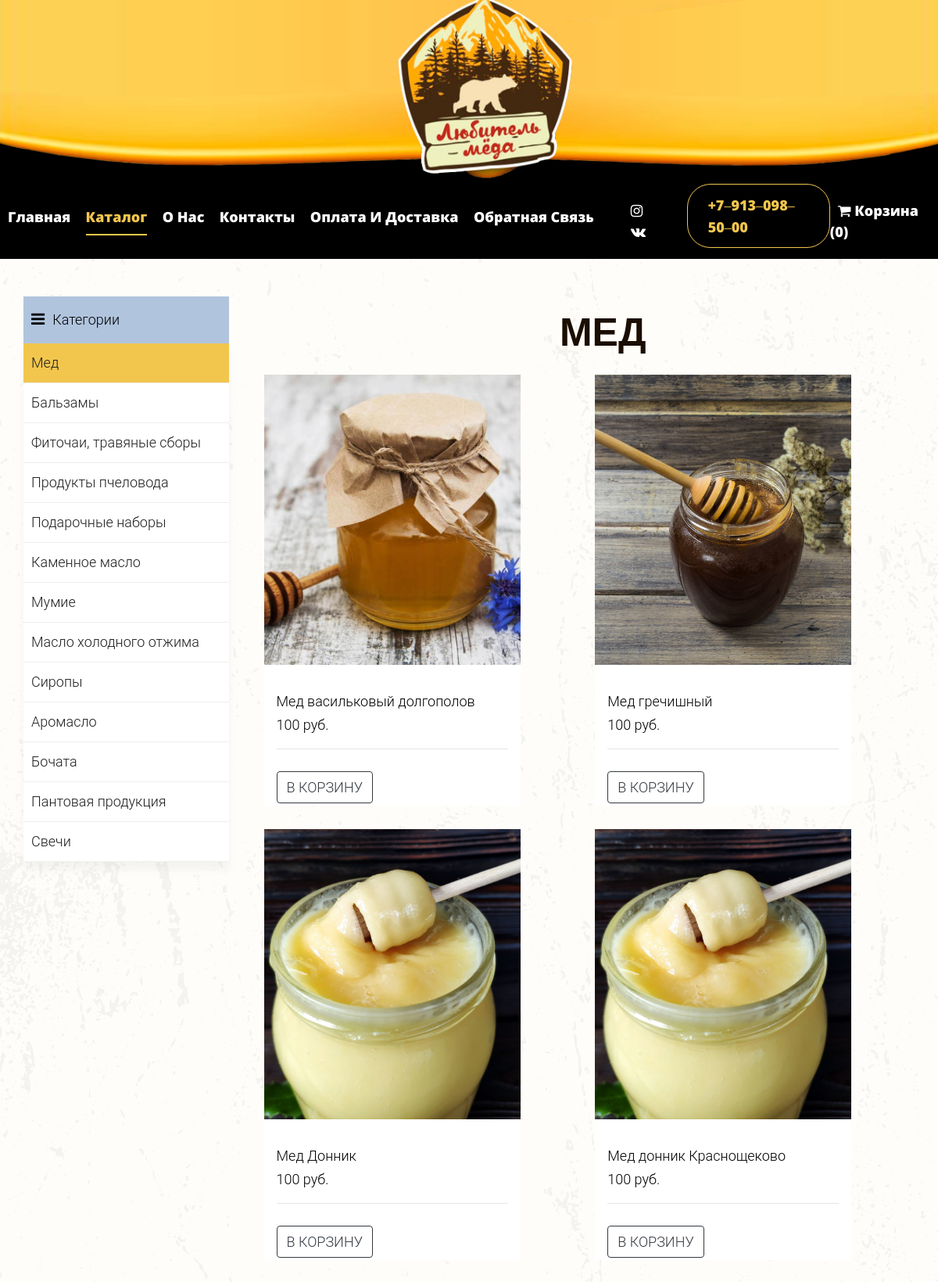
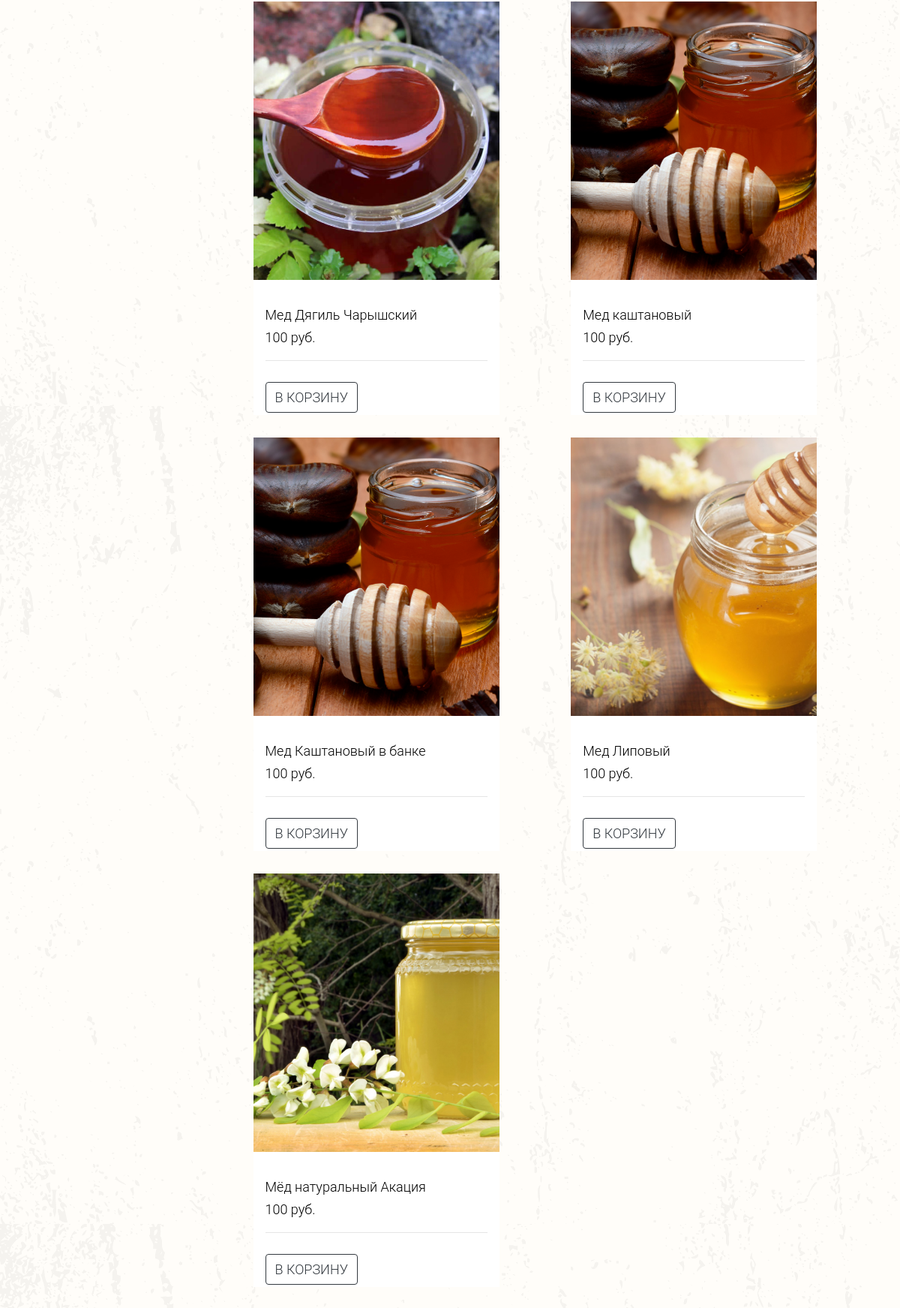
Page /category/1 (upper part) on the committed database (2 pictures, top to bottom).
### tables this page shows
CREATE TABLE `category` (
  `id` int(11) NOT NULL,
  `name` varchar(255) NOT NULL,
  `sort_order` int(11) NOT NULL DEFAULT '0',
  `status` int(11) NOT NULL DEFAULT '1',
  `image` varchar(255) DEFAULT NULL
);

CREATE TABLE `product` (
  `id` int(11) NOT NULL,
  `name` varchar(255) NOT NULL,
  `category_id` int(11) NOT NULL,
  `code` int(11) NOT NULL,
  `price` int(11) NOT NULL,
  `availability` int(11) NOT NULL,
  `image` varchar(11) DEFAULT NULL,
  `description` text NOT NULL,
  `is_popular` int(11) NOT NULL DEFAULT '0',
  `is_new` int(11) NOT NULL DEFAULT '1',
  `status` int(11) NOT NULL DEFAULT '1'
);

### config/routes.php (called while the page is built)
<?php
return array(
    'product/([0-9]+)' => 'product/view/$1',
    'category/([0-9]+)/page-([0-9]+)' => 'catalog/category/$1/$2',
    'category/([0-9]+)' => 'catalog/category/$1',
    'cart/checkout' => 'cart/checkout',
    'cart/deleteAjax/([0-9]+)' => 'cart/deleteAjax/$1',
    'cart/addAjax/([0-9]+)' => 'cart/addAjax/$1',
    'cart' => 'cart/index',
    'user/register' => 'user/register',
    'user/login' => 'user/login',
    'user/logout' => 'user/logout',
    'cabinet' => 'cabinet/index',
    'admin/product/create' => 'adminProduct/create',
    'admin/product/update/([0-9]+)' => 'adminProduct/update/$1',
    'admin/product/delete/([0-9]+)' => 'adminProduct/delete/$1',
    'admin/product' => 'adminProduct/index',
    'admin/category/create' => 'adminCategory/create',
    'admin/category/update/([0-9]+)' => 'adminCategory/update/$1',
    'admin/category/delete/([0-9]+)' => 'adminCategory/delete/$1',
    'admin/category' => 'adminCategory/index',
    'admin/order/update/([0-9]+)' => 'adminOrder/update/$1',
    'admin/order/delete/([0-9]+)' => 'adminOrder/delete/$1',
    'admin/order/view/([0-9]+)' => 'adminOrder/view/$1',
    'admin/order' => 'adminOrder/index',
    'category' => 'catalog/index',
    'admin' => 'admin/index',
    'about' => 'about/index',
    'contacts' => 'contacts/index',
    'delivery' => 'delivery/index',
    'feedback' => 'feedback/index',
    '' => 'site/index',
);

### controllers/CatalogController.php (called while the page is built, shortened)
<?php
include_once ROOT . '/models/category.php';
include_once ROOT . '/models/product.php';
class CatalogController
{
    public function actionCategory($categoryId, $page = 1)
    {
        $categories = Category::getCategoriesList();
        $categoryProducts = Product::getProductsListByCategory($categoryId, $page);
        require_once(ROOT . '/views/catalog/category.php');
        return true;
    }
}

### index.php (called while the page is built, shortened)
<?php
require_once(ROOT . '/components/Router.php');
$router = new Router();
$router->run();

### models/category.php (called while the page is built, shortened)
<?php
class Category
{
    public static function getCategoriesList()
    {
        $db = Db::getConnection();
        $categoryList = array();
        $result = $db->query('SELECT id, name FROM category '
                . 'WHERE status = "1"'
                . 'ORDER BY sort_order ASC');
        $i = 0;
        while($row = $result->fetch()){
            $categoryList[$i]['id'] = $row['id'];
            $categoryList[$i]['name'] = $row['name'];
            $i++;
        }
        return $categoryList;
    }
}

### models/product.php (called while the page is built, shortened)
<?php
class Product
{
    public static function getProductsListByCategory($categoryId = false, $page = 1)
    {
        if ($categoryId) {
            $page = intval($page);
            $offset = ($page - 1) * self::SHOW_BY_DEFAULT;
            $db = DB::getConnection();
            $products = array();
            $result = $db->query("SELECT id, name, price, image FROM product "
                . "WHERE status = '1' AND category_id = '$categoryId' "
                . "ORDER BY id  "
                . "LIMIT " . self::SHOW_BY_DEFAULT
                . ' OFFSET ' . $offset);
            $i = 0;
            while ($row = $result->fetch()) {
                $products[$i]['id'] = $row['id'];
                $products[$i]['name'] = $row['name'];
                $products[$i]['price'] = $row['price'];
                $products[$i]['image'] = $row['image'];
                $i++;
            }
            return $products;
        }
    }
    public static function getImage($id)
    {
        $noImage = 'no-image.jpg';
        $path = '/upload/images/products/';
        $pathToProductImage = $path . $id . '.jpg';
        if (file_exists($_SERVER['DOCUMENT_ROOT'].$pathToProductImage)) {
            return $pathToProductImage;
        }
        return $path . $noImage;
    }
}

### views/catalog/category.php (the view, shortened to what this page needs)
<?php include ROOT . '/views/layouts/header.php'; ?>
<div class="container-fluid py-5 catalog">
    <div class="row">
        <div class="col-lg-3">
            <div class="sidebar-categories">
                <a href="#">
                    <div class="head"><i class="fa fa-bars"></i>Категории</div>
                </a>
                <ul class="main-categories">
                    <?php foreach ($categories as $categoryItem) : ?>
                        <li class=" menu-element current main-nav-list <?php if ($categoryId == $categoryItem['id']) echo 'active'; ?>"><a href="/category/<?php echo $categoryItem['id']; ?>"><?php echo $categoryItem['name']; ?></a></li>
                    <?php endforeach; ?>
                </ul>
            </div>
        </div>
        <div class="col-lg-9">
            <div class="row">
                <div class="col-12 text-center section_title p-3">
                    <?php foreach ($categories as $categoryItem) : ?>
                        <h1><?php if ($categoryItem['id'] == $categoryId) echo $categoryItem['name']; ?></h1>
                    <?php endforeach; ?>
                </div>
            </div>
            <div class="row">
                <?php foreach ($categoryProducts as $popularItem) : ?>
                                <div class="col-sm-6 col-md-4 col-lg-4 product-container">
                                    <div class="product">
                                        <a href="/product/<?php echo $popularItem['id']; ?>" class="img-prod"><img class="img-fluid" src="<?php echo Product::getImage($popularItem['id']); ?>" alt="Colorlib Template"></a>
                                        <div class="text py-3 px-3">
                                            <div class="info">
                                                <h3><a href="/product/<?php echo $popularItem['id']; ?>"><?php echo $popularItem['name']; ?></a></h3>
                                                <div class="d-flex">
                                                    <div class="pricing">
                                                        <p class="price"><span><?php echo $popularItem['price']; ?> руб.</span></p>
                                                    </div>
                                                </div>
                                                <hr>
                                            </div>
                                            <div class="btn-add">
                                                <p class="bottom-area d-flex">
                                                    <a class="btn btn-outline-dark     add-to-cart text-center" href="/cart/addAjax/<?php echo $popularItem['id']; ?>" data-id="<?php echo $popularItem['id']; ?>">В корзину</a>
                                                </p>
                                            </div>
                                        </div>
                                    </div>
                                </div>
                <?php endforeach; ?>
            </div>
        </div>
    </div>
</div>
<?php include ROOT . '/views/layouts/footer.php'; ?>

### components/Router.php (shortened to what this page needs)
<?php
class Router
{
    private $routes;
    public function __construct()
    {
        $routesPath = ROOT . '/config/routes.php';
        $this->routes = include($routesPath);
    }
    private function getURI()
    {
        if (!empty($_SERVER['REQUEST_URI'])) {
            return trim($_SERVER['REQUEST_URI'], '/');
        }
    }
    public function run()
    {
        $uri = $this->getURI();
        foreach ($this->routes as $uriPattern => $path) {
            if (preg_match("~$uriPattern~", $uri)) {
                $internalRoute = preg_replace("~$uriPattern~", $path, $uri);
                $segments = explode('/', $internalRoute);
                $controllerName = array_shift($segments) . 'Controller';
                $actionName = 'action' . ucfirst(array_shift($segments));
                $parameters = $segments;
                $controllerObject = new $controllerName;
                $result = call_user_func_array(array($controllerObject, $actionName), $parameters);
                if ($result != null) {
                    break;
                }
            }
        }
    }
}

### template/css/style.css (style rules this page uses)
body { font-family: 'OpenSans-ExtraBold', sans-serif; font-weight: normal; font-style: normal; background-image: url(../img/burger_bg_1.png); height: 100%; }
html { height: 100%; }
a, .button { -webkit-transition: 0.3s; -moz-transition: 0.3s; -o-transition: 0.3s; transition: 0.3s; }
a, button { color: #1F1F1F; outline: medium none; }
h1, h2, h3, h4, h5 { font-family: 'Raleway', sans-serif; color: #1F1F1F; }
h1 a, h2 a, h3 a, h4 a, h5 a, h6 a { color: inherit; }
ul { margin: 0px; padding: 0px; }
li { list-style: none; }
p { font-size: 16px; font-weight: 300; line-height: 28px; margin-bottom: 13px; font-family: 'Raleway', sans-serif; }
.sidebar-categories .head { line-height: 60px; background: lightsteelblue; padding: 0 10px; font-size: 16px; font-weight: 400; color: black; }
.sidebar-categories .main-categories { background: #fff; box-shadow: 0 10px 10px rgba(153, 153, 153, 0.1); }
.sidebar-categories .main-nav-list a { font-size: 14px; display: block; line-height: 50px; padding-left: 10px; border-bottom: 1px solid #eee; }
.sidebar-categories .main-categories .active { background: #F2C64D; }
.fa-bars { font-size: 20px !important; padding-right: 10px; }
.catalog h1 { padding-left: 50px; }
.col-12, .col-11,.col-10,.col-9,.col-8,.col-7,.col-6,.col-5,.col-4,.col-3,.col-2,.col-1 { padding:0px; }
.row { margin:0px; }
.product { display: block; width: 100%; margin-bottom: 30px; }
.product img { width: 328px; height: 371px; object-fit: cover; }
.product .text { min-height: 180px; max-height: 180px; }
.product .info { min-height: 120px; }
@media (min-width: 991.98px) and (max-width: 1537px) { .product-container { -webkit-box-flex: 0; -ms-flex: 0 0 50%; flex: 0 0 50%; max-width: 50%; } }
.product .img-prod { position: relative; display: block; overflow: hidden; }
.product .img-prod img { -webkit-transform: scale(1); -moz-transform: scale(1); -ms-transform: scale(1); -o-transform: scale(1); transform: scale(1); -moz-transition: all 0.3s ease; -o-transition: all 0.3s ease; -webkit-transition: all 0.3s ease; -ms-transition: all 0.3s ease; transition: all 0.3s ease; }
.product .text { background: #fff; position: relative; }
.product .text h3 { font-size: 16px; margin-bottom: 5px; font-weight: 300; }
.product .text h3 a { color: #000000; }
.product .text p.price { margin-bottom: 0; color: #000000; font-weight: 400; }
.product .text .pricing, .product .text .rating { width: 50%; }
.product .text .bottom-area { margin-bottom: 10px; }
.product .text .bottom-area a.add-to-cart { font-size: 13px; text-transform: uppercase; font-weight: 300; }
.product .text .info { padding-top: 20px; }
.product .text { max-width: 328px; }
.container-fluid .row h1 { font-size: 50px; font-weight: 700; color: #1A0D01; font-family: "Montserrat", sans-serif; text-transform: uppercase; text-align: center; }

### assets/css/templatemo.css (style rules this page uses)
body, ul, li, p, a, label, input, div { font-family: 'Roboto', sans-serif; font-size: 18px !important; font-weight: 300 !important; }

### rows in the picture
category: name "Мед", name "МЕД"
category: name "Бальзамы"
category: name "Фиточаи, травяные сборы"
category: name "Продукты пчеловода"
category: name "Подарочные наборы"
category: name "Каменное масло"
category: name "Мумие"
category: name "Масло холодного отжима"
category: name "Сиропы"
category: name "Аромасло"
category: name "Бочата"
category: name "Пантовая продукция"
category: name "Свечи"
product: shows a picture, name "Мед васильковый долгополов", price "100"
product: shows a picture, name "Мед гречишный", price "100"
product: name "Мед Донник", price "100"
product: name "Мед донник Краснощеково", price "100"
product: shows a picture, name "Мед Дягиль Чарышский", price "100"
product: name "Мед каштановый", price "100"
product: name "Мед Каштановый в банке", price "100"
product: shows a picture, name "Мед Липовый", price "100"
product: shows a picture, name "Мёд натуральный Акация", price "100"
